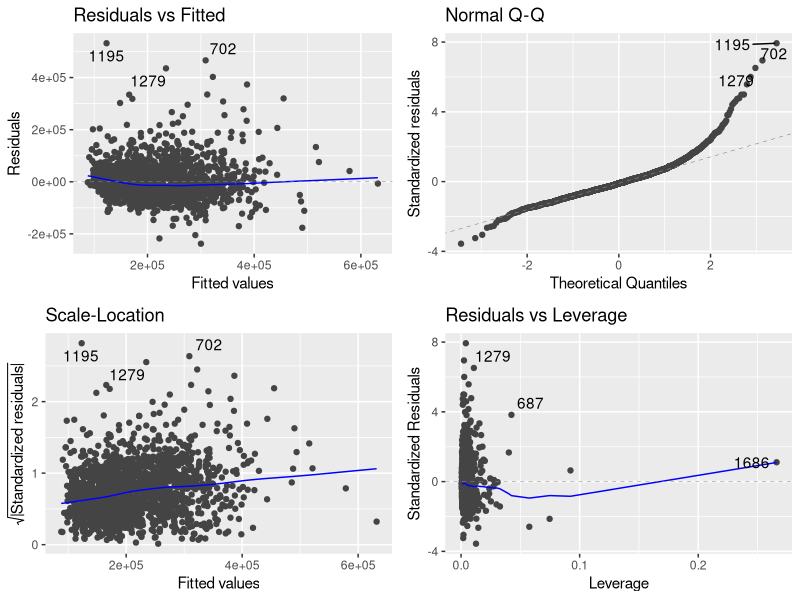
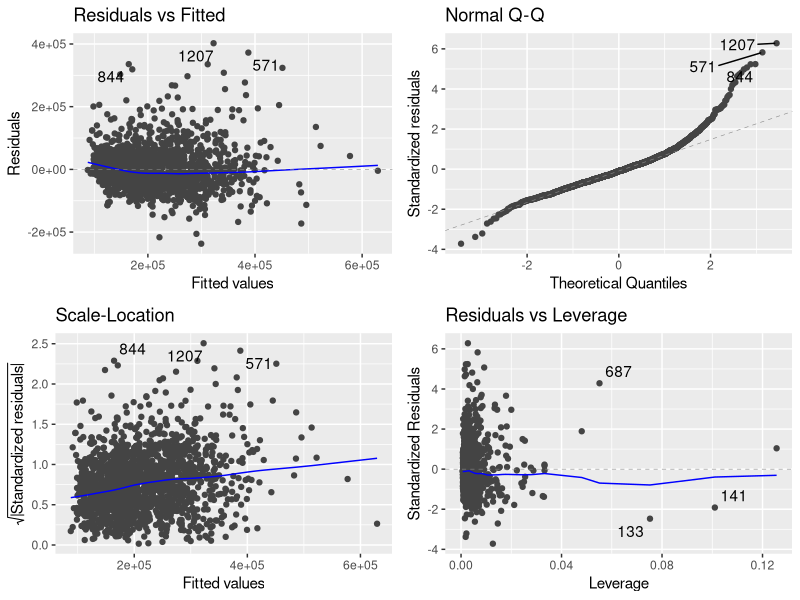
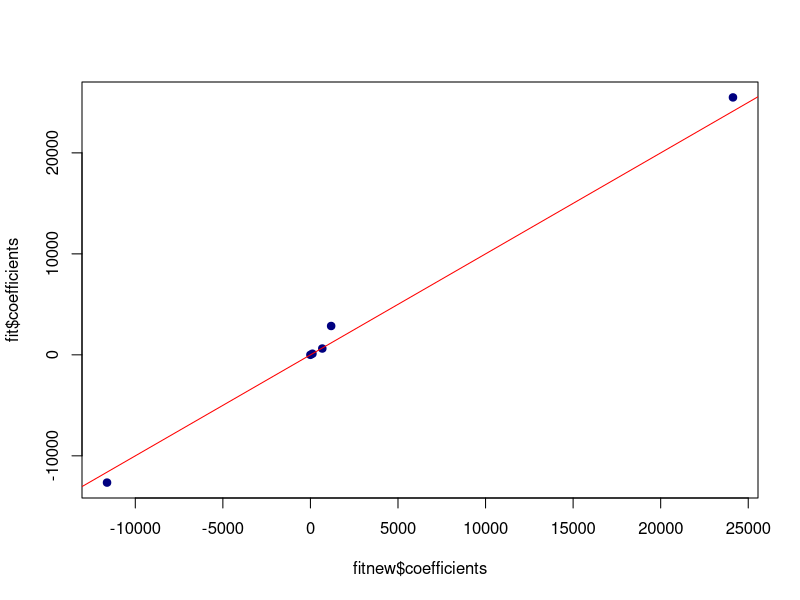
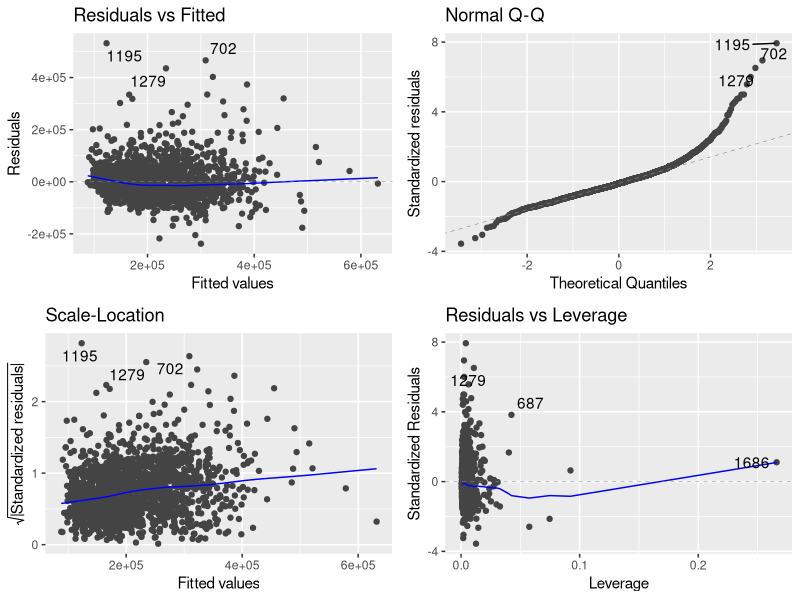

R code for these plots, in order:
# The file saratoga_houses.csv contains data on house sales in Saratoga County.
# Build a model to predict sale prices from the number of bedrooms, bathrooms, and
# an interaction between age and livingArea

# 1. Use autoplot() to construct diagnostic plots of the regression assumptions.
#    Do you see any problems?
# 2. Are there any potentially influential points? Do these datapoints seem to
#    impact the fitted model, either in terms of the estimated coefficients or 
#    predictions?

library(ggplot2)
library(ggfortify)
library(car)

data = read.csv("../data/saratoga_houses.csv")

fit = lm(price~bedrooms + bathrooms + age*livingArea,data)
summary(fit)
autoplot(fit,label.repel = TRUE)

datanew = data[c(-1686,-1195,-1279,-702),]
fitnew = lm(price~bedrooms + bathrooms + age*livingArea,datanew)
summary(fitnew)
autoplot(fitnew,label.repel = TRUE)

plot(fitnew$coefficients,fit$coefficients,pch=19,col='navy')
abline(0,1,col='red')


autoplot(fit,label.repel = TRUE)
vif(fit)
